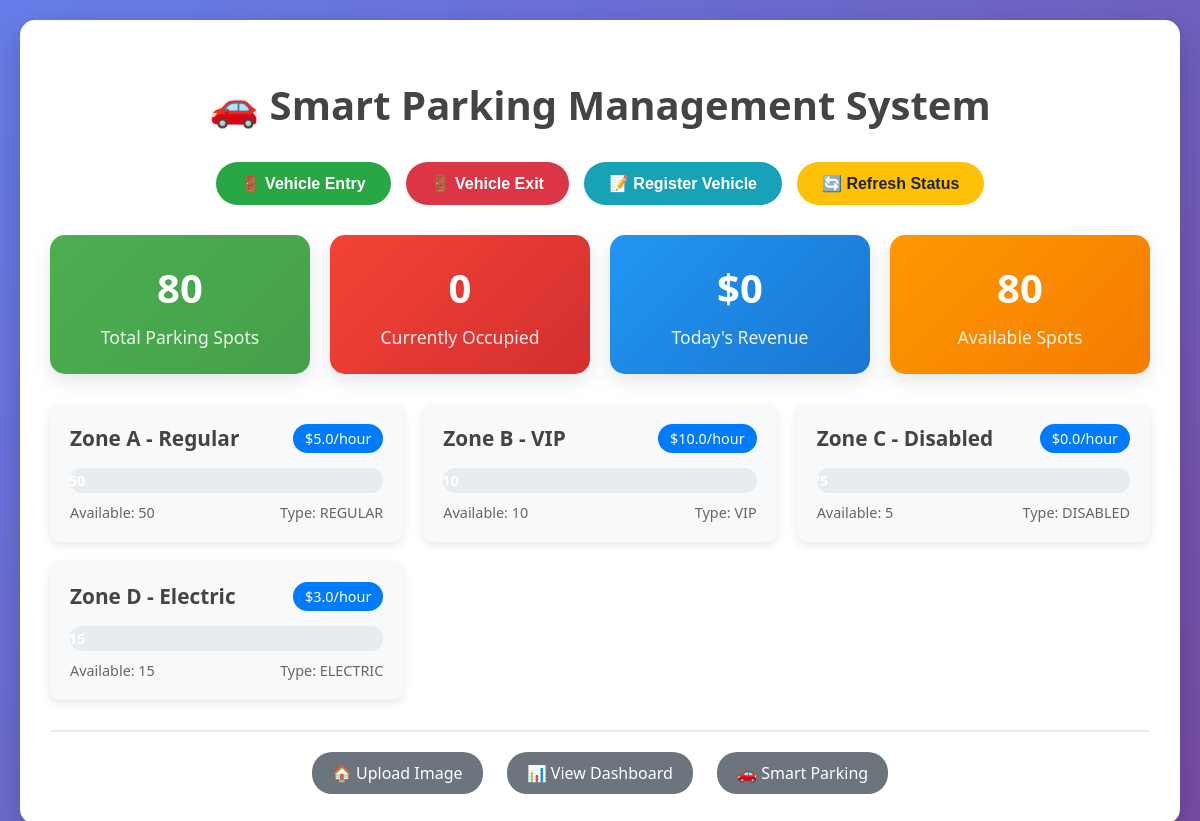
Screenshot of /parking with the database file from the repository.
### tables this page shows
CREATE TABLE parking_zones (
                id INTEGER PRIMARY KEY AUTOINCREMENT,
                zone_name TEXT UNIQUE NOT NULL,
                total_spots INTEGER NOT NULL,
                hourly_rate REAL NOT NULL,
                zone_type TEXT DEFAULT 'REGULAR' CHECK(zone_type IN ('REGULAR', 'VIP', 'DISABLED', 'ELECTRIC')),
                is_active INTEGER DEFAULT 1,
                created_date TEXT NOT NULL
            );

### webapp/app.py (the view)
@app.route('/parking', methods=['GET'])
def parking_dashboard():
    parking_status = parking_system.get_parking_status()
    total_spots = sum(zone[1] for zone in parking_status['zones'])
    available_spots = total_spots - parking_status['active_sessions']
    parking_status['total_spots'] = total_spots
    parking_status['available_spots'] = available_spots
    import sqlite3
    conn = sqlite3.connect(str(PARKING_DB_PATH))
    cursor = conn.cursor()
    cursor.execute('''
        SELECT ps.session_id, ps.plate_number, ps.entry_time, ps.vehicle_type,
               ps.vehicle_type, pz.zone_name, psp.spot_number,
               CASE WHEN ps.entry_time THEN
                   CAST((julianday('now') - julianday(ps.entry_time)) * 24 AS INTEGER) || 'h ' ||
                   CAST(((julianday('now') - julianday(ps.entry_time)) * 24 * 60) % 60 AS INTEGER) || 'm'
               ELSE 'Active'
               END as duration
        FROM parking_sessions ps
        JOIN parking_zones pz ON ps.zone_id = pz.id
        LEFT JOIN parking_spots psp ON ps.spot_id = psp.id
        WHERE ps.is_active = 1
        ORDER BY ps.entry_time DESC
    ''')
    active_sessions = cursor.fetchall()
    conn.close()
    return render_template('parking_dashboard.html',
                         parking_status=parking_status,
                         active_sessions=active_sessions)

### webapp/templates/parking_dashboard.html (shortened to what this page needs)
<!doctype html>
<html>
  <head>
  </head>
  <body>
    <div class="container">
      <h1>🚗 Smart Parking Management System</h1>
      <div class="action-buttons">
        <button class="btn btn-entry" onclick="showForm('entry')">🚪 Vehicle Entry</button>
        <button class="btn btn-exit" onclick="showForm('exit')">🚪 Vehicle Exit</button>
        <button class="btn btn-register" onclick="showForm('register')">📝 Register Vehicle</button>
        <button class="btn btn-status" onclick="location.reload()">🔄 Refresh Status</button>
      </div>
      <div class="stats-grid">
        <div class="stat-card">
          <span class="stat-number">{{ parking_status.total_spots or 0 }}</span>
          <span class="stat-label">Total Parking Spots</span>
        </div>
        <div class="stat-card occupied">
          <span class="stat-number">{{ parking_status.active_sessions or 0 }}</span>
          <span class="stat-label">Currently Occupied</span>
        </div>
        <div class="stat-card revenue">
          <span class="stat-number">${{ parking_status.today_revenue or 0 }}</span>
          <span class="stat-label">Today's Revenue</span>
        </div>
        <div class="stat-card violations">
          <span class="stat-number">{{ parking_status.available_spots or 0 }}</span>
          <span class="stat-label">Available Spots</span>
        </div>
      </div>
      <div class="zones-container">
        {% for zone in parking_status.zones %}
        <div class="zone-card">
          <div class="zone-header">
            <span class="zone-name">{{ zone[0] }}</span>
            <span class="zone-rate">${{ zone[3] }}/hour</span>
          </div>
          {% set occupancy_percent = (zone[2] / zone[1] * 100) if zone[1] > 0 else 0 %}
          <div class="occupancy-bar">
            <div class="occupancy-fill {% if occupancy_percent > 80 %}high{% endif %}"
                 style="width: {{ occupancy_percent }}%">
              {{ zone[2] }}/{{ zone[1] }}
            </div>
          </div>
          <div class="zone-details">
            <span>Available: {{ zone[1] - zone[2] }}</span>
            <span>Type: {{ zone[4] }}</span>
          </div>
        </div>
        {% endfor %}
      </div>
      <div class="nav-links">
        <a href="/">🏠 Upload Image</a>
        <a href="/dashboard">📊 View Dashboard</a>
        <a href="/parking">🚗 Smart Parking</a>
      </div>
    </div>
  </body>
</html>

### webapp/templates/parking_dashboard.html (style rules this page uses)
body { font-family: 'Segoe UI', Tahoma, Geneva, Verdana, sans-serif; margin: 0; padding: 20px; background: linear-gradient(135deg, #667eea 0%, #764ba2 100%); color: #333; }
.container { max-width: 1400px; margin: 0 auto; background: white; border-radius: 15px; padding: 30px; box-shadow: 0 10px 30px rgba(0,0,0,0.2); }
h1 { text-align: center; color: #444; margin-bottom: 30px; font-size: 2.5em; }
.action-buttons { display: flex; gap: 15px; justify-content: center; margin-bottom: 30px; flex-wrap: wrap; }
.btn { padding: 12px 25px; border: none; border-radius: 25px; cursor: pointer; font-size: 16px; font-weight: bold; text-decoration: none; display: inline-block; transition: all 0.3s ease; }
.btn-entry { background: #28a745; color: white; }
.btn-exit { background: #dc3545; color: white; }
.btn-register { background: #17a2b8; color: white; }
.btn-status { background: #ffc107; color: #212529; }
.stats-grid { display: grid; grid-template-columns: repeat(auto-fit, minmax(250px, 1fr)); gap: 20px; margin-bottom: 30px; }
.stat-card { background: linear-gradient(135deg, #4CAF50 0%, #45a049 100%); color: white; padding: 25px; border-radius: 15px; text-align: center; box-shadow: 0 8px 20px rgba(0,0,0,0.1); }
.stat-card.occupied { background: linear-gradient(135deg, #f44336 0%, #d32f2f 100%); }
.stat-card.revenue { background: linear-gradient(135deg, #2196F3 0%, #1976D2 100%); }
.stat-card.violations { background: linear-gradient(135deg, #FF9800 0%, #F57C00 100%); }
.stat-number { font-size: 2.5em; font-weight: bold; display: block; margin-bottom: 10px; }
.stat-label { font-size: 1.1em; opacity: 0.9; }
.zones-container { display: grid; grid-template-columns: repeat(auto-fit, minmax(300px, 1fr)); gap: 20px; margin-bottom: 30px; }
.zone-card { background: #f8f9fa; border-radius: 10px; padding: 20px; box-shadow: 0 3px 10px rgba(0,0,0,0.1); }
.zone-header { display: flex; justify-content: space-between; align-items: center; margin-bottom: 15px; }
.zone-name { font-size: 1.3em; font-weight: bold; color: #444; }
.zone-rate { background: #007bff; color: white; padding: 5px 12px; border-radius: 15px; font-size: 0.9em; }
.occupancy-bar { width: 100%; height: 25px; background: #e9ecef; border-radius: 12px; overflow: hidden; margin-bottom: 10px; }
.occupancy-fill { height: 100%; background: linear-gradient(90deg, #28a745, #20c997); border-radius: 12px; transition: width 0.3s ease; display: flex; align-items: center; justify-content: center; color: white; font-weight: bold; font-size: 0.9em; }
.zone-details { display: flex; justify-content: space-between; font-size: 0.9em; color: #666; }
.nav-links { text-align: center; margin-top: 30px; padding-top: 20px; border-top: 2px solid #e9ecef; }
.nav-links a { display: inline-block; margin: 0 10px; padding: 10px 20px; background: #6c757d; color: white; text-decoration: none; border-radius: 20px; transition: background 0.3s ease; }

### rows the page displays
parking_zones: zone_name "Zone A - Regular", hourly_rate "5.0", total_spots "50", zone[1]-zone[2] "50", zone_type "REGULAR"
parking_zones: zone_name "Zone B - VIP", hourly_rate "10.0", total_spots "10", zone[1]-zone[2] "10", zone_type "VIP"
parking_zones: zone_name "Zone C - Disabled", hourly_rate "0.0", total_spots "5", zone[1]-zone[2] "5", zone_type "DISABLED"
parking_zones: zone_name "Zone D - Electric", hourly_rate "3.0", total_spots "15", zone[1]-zone[2] "15", zone_type "ELECTRIC"

### other values shown
{{ parking_status.total_spots or 0 }} "80"
{{ parking_status.active_sessions or 0 }} "0"
{{ parking_status.today_revenue or 0 }} "0"
{{ parking_status.available_spots or 0 }} "80"
